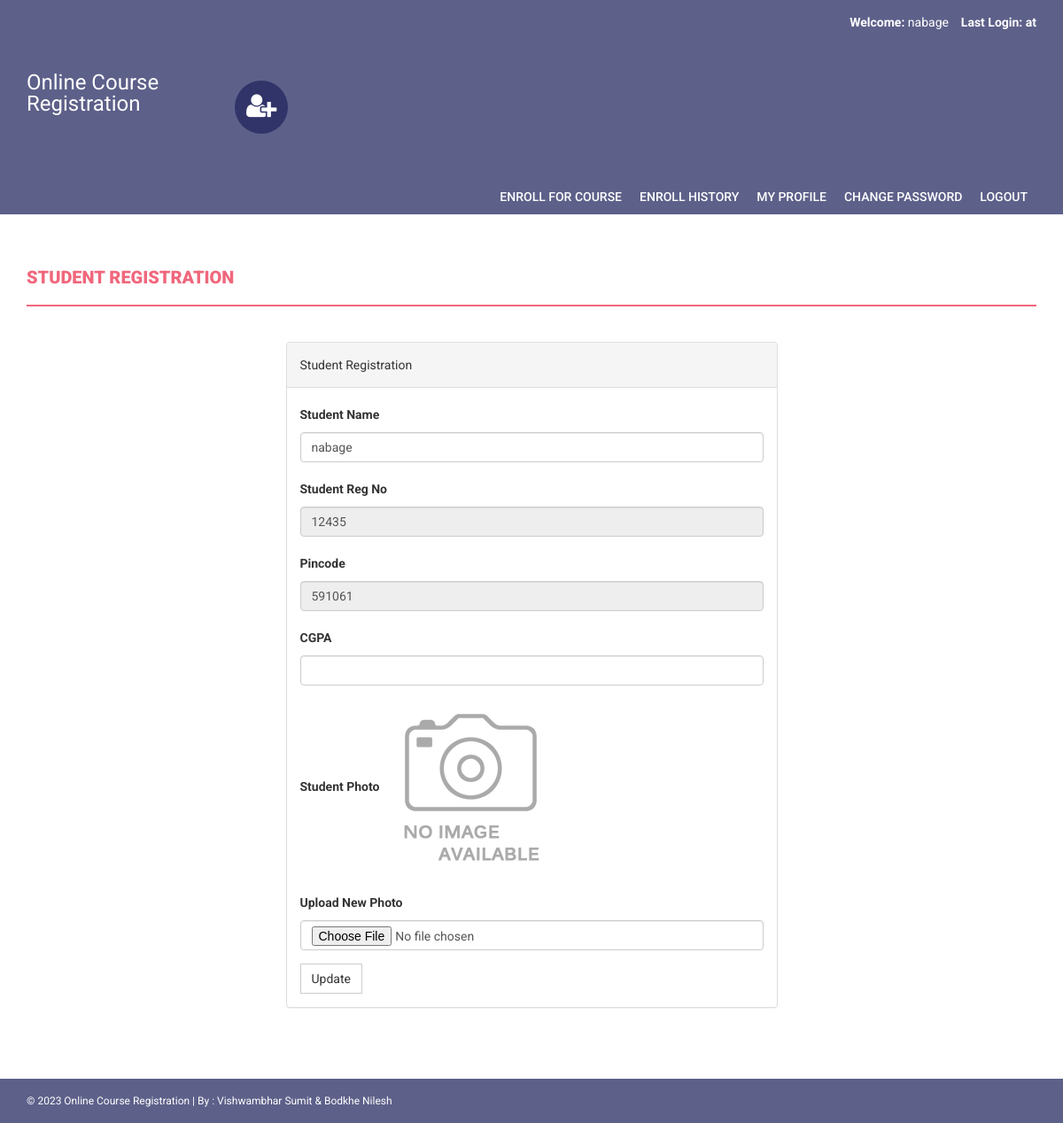
Screenshot of /onlinecourse/my-profile.php (signed in) with the database file from the repository.
### tables this page shows
CREATE TABLE IF NOT EXISTS `students` (
  `StudentRegno` varchar(255) NOT NULL,
  `studentPhoto` varchar(255) DEFAULT NULL,
  `password` varchar(255) DEFAULT NULL,
  `studentName` varchar(255) DEFAULT NULL,
  `pincode` varchar(255) DEFAULT NULL,
  `session` varchar(255) DEFAULT NULL,
  `department` varchar(255) DEFAULT NULL,
  `semester` varchar(255) DEFAULT NULL,
  `cgpa` decimal(10,2) DEFAULT NULL,
  `creationdate` timestamp NULL DEFAULT CURRENT_TIMESTAMP,
  `updationDate` varchar(255) DEFAULT NULL,
  PRIMARY KEY (`StudentRegno`)
);

### onlinecourse/my-profile.php (the view, shortened to what this page needs)
<?php
if(strlen($_SESSION['login'])==0)
    {
header('location:index.php');
}
else{
?>
<!DOCTYPE html>
<html xmlns="http://www.w3.org/1999/xhtml">
<head>
    <link href="assets/css/bootstrap.css" rel="stylesheet" />
    <link href="assets/css/font-awesome.css" rel="stylesheet" />
    <link href="assets/css/style.css" rel="stylesheet" />
</head>
<body>
<?php include('includes/header.php');?>
<?php if($_SESSION['login']!="")
{
 include('includes/menubar.php');
}
 ?>
    <div class="content-wrapper">
        <div class="container">
              <div class="row">
                    <div class="col-md-12">
                        <h1 class="page-head-line">Student Registration  </h1>
                    </div>
                </div>
                <div class="row" >
                  <div class="col-md-3"></div>
                    <div class="col-md-6">
                        <div class="panel panel-default">
                        <div class="panel-heading">
                          Student Registration
                        </div>
<?php $sql=mysqli_query($con,"select * from students where StudentRegno='".$_SESSION['login']."'");
while($row=mysqli_fetch_array($sql))
{ ?>
                        <div class="panel-body">
                       <form name="dept" method="post" enctype="multipart/form-data">
   <div class="form-group">
    <label for="studentname">Student Name  </label>
    <input type="text" class="form-control" id="studentname" name="studentname" value="<?php echo htmlentities($row['studentName']);?>"  />
  </div>
 <div class="form-group">
    <label for="studentregno">Student Reg No   </label>
    <input type="text" class="form-control" id="studentregno" name="studentregno" value="<?php echo htmlentities($row['StudentRegno']);?>"  placeholder="Student Reg no" readonly />
  </div>
<div class="form-group">
    <label for="Pincode">Pincode  </label>
    <input type="text" class="form-control" id="Pincode" name="Pincode" readonly value="<?php echo htmlentities($row['pincode']);?>" required />
  </div>
<div class="form-group">
    <label for="CGPA">CGPA  </label>
    <input type="text" class="form-control" id="cgpa" name="cgpa"  value="<?php echo htmlentities($row['cgpa']);?>" required />
  </div>
<div class="form-group">
    <label for="Pincode">Student Photo  </label>
   <?php if($row['studentPhoto']==""){ ?>
   <img src="studentphoto/noimage.png" width="200" height="200"><?php } else {?>
   <img src="studentphoto/<?php echo htmlentities($row['studentPhoto']);?>" width="200" height="200">
   <?php } ?>
  </div>
<div class="form-group">
    <label for="Pincode">Upload New Photo  </label>
    <input type="file" class="form-control" id="photo" name="photo"  value="<?php echo htmlentities($row['studentPhoto']);?>" />
  </div>
  <?php } ?>
 <button type="submit" name="submit" id="submit" class="btn btn-default">Update</button>
</form>
                            </div>
                            </div>
                    </div>
                </div>
            </div>
        </div>
  <?php include('includes/footer.php');?>
</body>
</html>
<?php } ?>

### onlinecourse/assets/css/style.css (style rules this page uses)
body { font-family: 'Roboto', sans-serif; line-height: 30px; }
.content-wrapper { margin-top: 40px; min-height: 600px; padding-bottom: 60px; }
.page-head-line { font-weight: 900; padding-bottom: 20px; border-bottom: 2px solid #F0677C; text-transform: uppercase; color: #F0677C; font-size: 20px; margin-bottom: 40px; }
.btn { border-radius: 0px; -webkit-border-radius: 0px; -moz-border-radius: 0px; }

### rows the page displays
students: studentname "nabage", studentregno "12435", Pincode "591061"

### other values shown
$_SESSION['sname'] "nabage"
